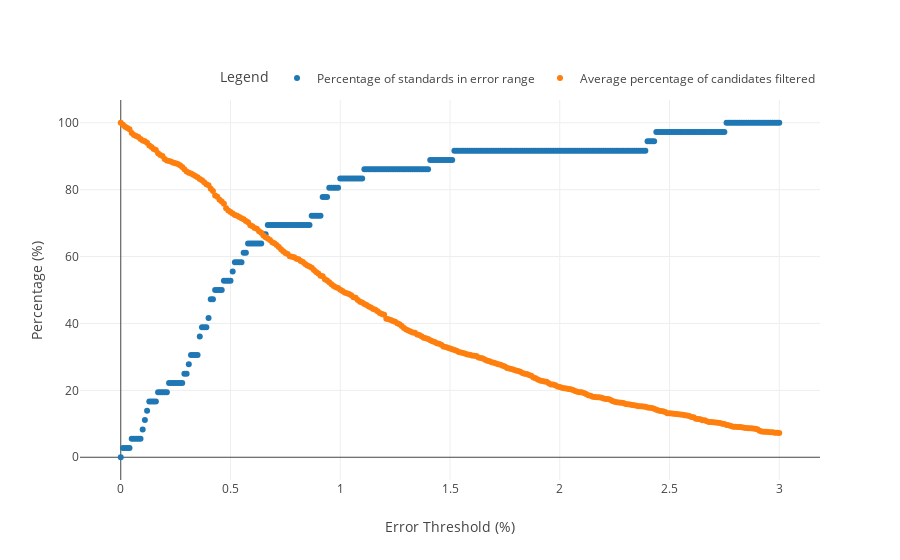

Notebook source saved alongside this figure:
### Code cell
import numpy as np
import plotly.graph_objects as go
# Using a MD outlier filter of 3s.
figq = go.Figure()
figq.add_trace(go.Scatter(x=np.linspace(start_error_percentage,stop_error_percentage,desired_points), y=[i/(len(predicted_ccs_of_standards))*100 for i in count_standards_in_range_list],
                    mode='markers',
                    name='Percentage of standards in error range'))
figq.add_trace(go.Scatter(x=np.linspace(start_error_percentage,stop_error_percentage,desired_points), y=[100-i*100 for i in average_fraction_candidates_remaining_list],
                    mode='markers',
                    name='Average percentage of candidates filtered'))
figq.update_layout(template='none')
figq.update_layout(
    #title="Isomer Filtering via CCS: PCB-PBDE Set",
    xaxis_title="Error Threshold (%)",
    yaxis_title="Percentage (%)",
    legend_title="Legend")
figq.update_layout(legend=dict(orientation="h",
    yanchor="bottom",
    y=1.02,
    xanchor="right",
    x=1
))
figq.show()

### Figure 1 — Plotly figure (JSON) as saved in the notebook; plotly's stock layout.template omitted (floating-point values rounded to 4 significant figures; data arrays with more than 128 entries replaced by an {"elided": "..."} marker saying what was removed)
{"data": [{"mode": "markers", "name": "Percentage of standards in error range", "type": "scatter", "x": {"elided": "301 float values"}, "y": {"elided": "301 float values"}}, {"mode": "markers", "name": "Average percentage of candidates filtered", "type": "scatter", "x": {"elided": "301 float values"}, "y": {"elided": "301 float values"}}], "layout": {"legend": {"orientation": "h", "title": {"text": "Legend"}, "x": 1, "xanchor": "right", "y": 1.02, "yanchor": "bottom"}, "xaxis": {"title": {"text": "Error Threshold (%)"}}, "yaxis": {"title": {"text": "Percentage (%)"}}}}
